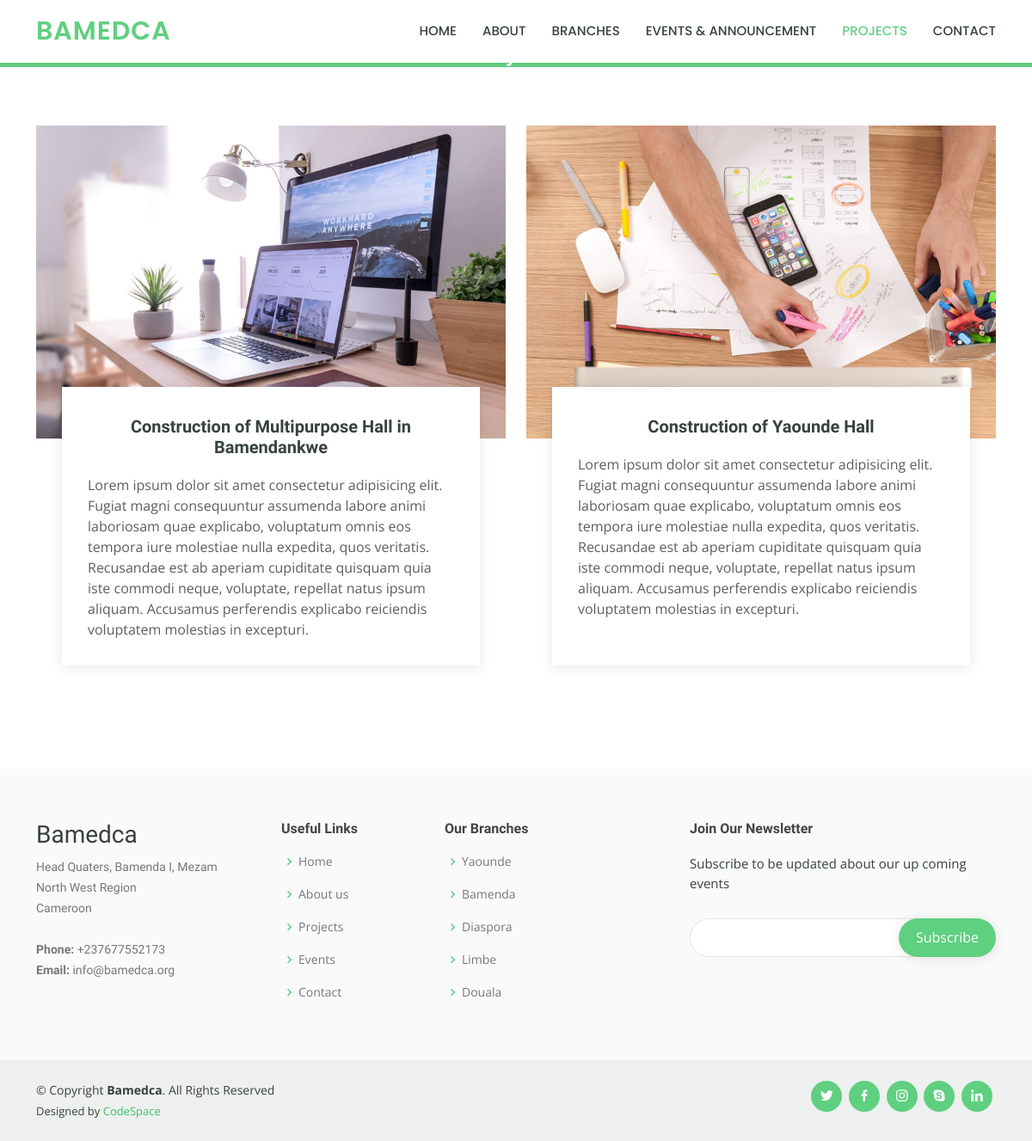
/projects/, run on the app's committed database.
### bamedcacontent/models.py (models this page shows, shortened)
class ProjectModel(models.Model):
    title = models.CharField(max_length=100)
    description = models.TextField(max_length=1000)
    paragraph1 = models.TextField(max_length=1000)
    paragraph2 = models.TextField(max_length=1000)
    paragraph3 = models.TextField(max_length=1000)
    image = models.ImageField(upload_to='projects')

class ContactModel(models.Model):
    quater = models.CharField(max_length=100, default='')
    phone = models.CharField(max_length=100, default='')
    email = models.CharField(max_length=100, default='')

### bamedcacontent/views.py (the view)
# urls.py: path('projects/', views.projects, name='projects'),
def projects(request):
    projects = ProjectModel.objects.all()
    contact=ContactModel.objects.all()
    context={
        'contact':contact,
        'projects':projects
    }
    return render(request, 'projects.html',context=context)

### templates/projects.html (shortened to what this page needs)
{% extends 'base.html' %}
{% load static %}
{% block content %}
<body>
  <header id="header" class="fixed-top">
    <div class="container d-flex align-items-center">
      <h1 class="logo me-auto"><a href="{% url 'home' %}">BAMEDCA</a></h1>
      <nav id="navbar" class="navbar order-last order-lg-0">
        <ul>
          <li><a href="{% url 'home' %}">Home</a></li>
          <li><a href="{% url 'about' %}">About</a></li>
          <li><a href="{% url 'branch' %}">Branches</a></li>
          <li><a href="{% url 'events' %}">Events & Announcement</a></li>
          <li><a class="active" href="{% url 'projects' %}">Projects</a></li>
          <li><a href="{% url 'contact' %}">Contact</a></li>
        </ul>
      </nav>
    </div>
  </header>
  <main id="main">
    <div class="breadcrumbs" data-aos="fade-in">
      <div class="container">
        <h2>Projects</h2>
      </div>
    </div>
    <section id="projects" class="projects">
      <div class="container" data-aos="fade-up">
        <div class="row">
          {% for projects in projects %}
          <div class="col-md-6 d-flex align-items-stretch">
            <div class="card">
              <div class="card-img">
                <img src="{{projects.image.url}}" alt="...">
              </div>
              <div class="card-body">
                <h5 class="card-title"><a href="{% url 'project-details' ID=projects.id %}">{{projects.title}}</a></h5>
                <p class="card-text">{{projects.description}}</p>
              </div>
            </div>
          </div>
          {% endfor %}
        </div>
      </div>
    </section>
  </main>
  {% endblock content %}

### templates/base.html (shortened to what this page needs)
{% load static %}
<!DOCTYPE html>
<html lang="en">
<head>
  <link href="{% static 'assets/vendor/animate.css/animate.min.css' %}" rel="stylesheet">
  <link href="{% static 'assets/vendor/aos/aos.css' %}" rel="stylesheet">
  <link href="{% static 'assets/vendor/bootstrap/css/bootstrap.min.css' %}" rel="stylesheet">
  <link href="{% static 'assets/vendor/bootstrap-icons/bootstrap-icons.css' %}" rel="stylesheet">
  <link href="{% static 'assets/vendor/boxicons/css/boxicons.min.css' %}" rel="stylesheet">
  <link href="{% static 'assets/vendor/remixicon/remixicon.css' %}" rel="stylesheet">
  <link href="{% static 'assets/vendor/swiper/swiper-bundle.min.css' %}" rel="stylesheet">
  <link href="{% static 'assets/css/style.css' %}" rel="stylesheet">
</head>
{% block content %}
{% endblock content %}
  <footer id="footer">
    <div class="footer-top">
      <div class="container">
        <div class="row">
          <div class="col-lg-3 col-md-6 footer-contact">
            <h3>Bamedca</h3>
            <p>
              Head Quaters, Bamenda I, Mezam <br>
              North West Region<br>
              Cameroon <br><br>
              {% for contact in contact %}
              <strong>Phone:</strong> {{contact.phone}}<br>
              <strong>Email:</strong> {{contact.email}}<br>
              {% endfor %}
            </p>
          </div>
          <div class="col-lg-2 col-md-6 footer-links">
            <h4>Useful Links</h4>
            <ul>
              <li><i class="bx bx-chevron-right"></i> <a href="{% url 'home' %}">Home</a></li>
              <li><i class="bx bx-chevron-right"></i> <a href="{% url 'about'  %}">About us</a></li>
              <li><i class="bx bx-chevron-right"></i> <a href="{% url 'projects'  %}">Projects</a></li>
              <li><i class="bx bx-chevron-right"></i> <a href="{% url 'events' %}">Events</a></li>
              <li><i class="bx bx-chevron-right"></i> <a href="{% url 'contact' %}">Contact</a></li>
            </ul>
          </div>
          <div class="col-lg-3 col-md-6 footer-links">
            <h4>Our Branches</h4>
            <ul>
              <li><i class="bx bx-chevron-right"></i> <a href="#">Yaounde</a></li>
              <li><i class="bx bx-chevron-right"></i> <a href="#">Bamenda</a></li>
              <li><i class="bx bx-chevron-right"></i> <a href="#">Diaspora</a></li>
              <li><i class="bx bx-chevron-right"></i> <a href="#">Limbe</a></li>
              <li><i class="bx bx-chevron-right"></i> <a href="#">Douala</a></li>
            </ul>
          </div>
          <div class="col-lg-4 col-md-6 footer-newsletter">
            <h4>Join Our Newsletter</h4>
            <p>Subscribe to be updated about our up coming events</p>
            <form action="" method="post">
              <input type="email" name="email"><input type="submit" value="Subscribe">
            </form>
          </div>
        </div>
      </div>
    </div>
    <div class="container d-md-flex py-4">
      <div class="me-md-auto text-center text-md-start">
        <div class="copyright">
          &copy; Copyright <strong><span>Bamedca</span></strong>. All Rights Reserved
        </div>
        <div class="credits">
          Designed by <a href="#">CodeSpace</a>
        </div>
      </div>
      <div class="social-links text-center text-md-right pt-3 pt-md-0">
        <a href="#" class="twitter"><i class="bx bxl-twitter"></i></a>
        <a href="#" class="facebook"><i class="bx bxl-facebook"></i></a>
        <a href="#" class="instagram"><i class="bx bxl-instagram"></i></a>
        <a href="#" class="google-plus"><i class="bx bxl-skype"></i></a>
        <a href="#" class="linkedin"><i class="bx bxl-linkedin"></i></a>
      </div>
    </div>
  </footer>
</body>
</html>

### static/assets/css/style.css (style rules this page uses)
body { font-family: "Open Sans", sans-serif; color: #444444; }
a { color: #5fcf80; text-decoration: none; }
h1, h2, h3, h4, h5, h6 { font-family: "Raleway", sans-serif; }
#header { background: #fff; transition: all 0.5s; z-index: 997; padding: 15px 0; box-shadow: 0px 0 18px rgba(55, 66, 59, 0.08); }
#header .logo { font-size: 30px; margin: 0; padding: 0; line-height: 1; font-weight: 600; letter-spacing: 1px; text-transform: uppercase; font-family: "Poppins", sans-serif; }
#header .logo a { color: #5fcf80; }
.navbar { padding: 0; }
.navbar ul { margin: 0; padding: 0; display: flex; list-style: none; align-items: center; }
.navbar li { position: relative; }
.navbar a, .navbar a:focus { display: flex; align-items: center; justify-content: space-between; padding: 10px 0 10px 30px; font-family: "Poppins", sans-serif; font-size: 15px; font-weight: 500; color: #37423b; white-space: nowrap; transition: 0.3s; text-transform: uppercase; text-decoration: solid; }
.navbar a:hover, .navbar .active, .navbar .active:focus, .navbar li:hover > a { color: #5fcf80; }
section { padding: 60px 0; overflow: hidden; }
.breadcrumbs { margin-top: 40px; text-align: center; background: #5fcf80; color: #fff; }
.breadcrumbs h2 { font-size: 32px; font-weight: 500; }
.projects .card { border: 0; padding: 0 30px; margin-bottom: 60px; position: relative; }
.projects .card-img { width: calc(100% + 60px); margin-left: -30px; overflow: hidden; z-index: 9; border-radius: 0; }
.projects .card-img img { max-width: 100%; transition: all 0.3s ease-in-out; }
.projects .card-body { z-index: 10; background: #fff; border-top: 4px solid #fff; padding: 30px; box-shadow: 0px 2px 15px rgba(0, 0, 0, 0.1); margin-top: -60px; transition: 0.3s; }
.projects .card-title { font-weight: 700; text-align: center; margin-bottom: 20px; }
.projects .card-title a { color: #37423b; transition: 0.3s; }
.projects .card-text { color: #5e5e5e; }
#footer { color: #37423b; font-size: 14px; background: #eef0ef; }
#footer .footer-top { padding: 60px 0 30px 0; background: #f9faf9; }
#footer .footer-top .footer-contact { margin-bottom: 30px; }
#footer .footer-top .footer-contact p { font-size: 14px; line-height: 24px; margin-bottom: 0; font-family: "Raleway", sans-serif; color: #777777; }
#footer .footer-top h4 { font-size: 16px; font-weight: bold; color: #444444; position: relative; padding-bottom: 12px; }
#footer .footer-top .footer-links { margin-bottom: 30px; }
#footer .footer-top .footer-links ul { list-style: none; padding: 0; margin: 0; }
#footer .footer-top .footer-links ul i { padding-right: 2px; color: #5fcf80; font-size: 18px; line-height: 1; }
#footer .footer-top .footer-links ul li { padding: 10px 0; display: flex; align-items: center; }
#footer .footer-top .footer-links ul li:first-child { padding-top: 0; }
#footer .footer-top .footer-links ul a { color: #777777; transition: 0.3s; display: inline-block; line-height: 1; }
#footer .footer-newsletter { font-size: 15px; }
#footer .footer-newsletter h4 { font-size: 16px; font-weight: bold; color: #444444; position: relative; padding-bottom: 12px; }
#footer .footer-newsletter form { margin-top: 30px; background: #fff; padding: 6px 10px; position: relative; border-radius: 50px; text-align: left; border: 1px solid #e0e5e2; }
#footer .footer-newsletter form input[type=email] { border: 0; padding: 4px 8px; width: calc(100% - 100px); }
#footer .footer-newsletter form input[type=submit] { position: absolute; top: -1px; right: -1px; bottom: -1px; border: 0; background: none; font-size: 16px; padding: 0 20px 2px 20px; background: #5fcf80; color: #fff; transition: 0.3s; border-radius: 50px; box-shadow: 0px 2px 15px rgba(0, 0, 0, 0.1); }
#footer .credits { padding-top: 5px; font-size: 13px; }
#footer .credits a { color: #3ac162; transition: 0.3s; }
#footer .social-links a { font-size: 18px; display: inline-block; background: #5fcf80; color: #fff; line-height: 1; padding: 8px 0; margin-right: 4px; border-radius: 50%; text-align: center; width: 36px; height: 36px; transition: 0.3s; }

### data on the page
ProjectModel: image (picture), title "Construction of Multipurpose Hall in Bamendankwe", description "Lorem ipsum dolor sit amet consectetur adipisicing elit. Fugiat magni consequuntur assumenda labore animi laboriosam quae explicabo, voluptatum omnis eos tempora iure molestiae nulla expedita, quos veritatis. Recusandae est ab aperiam cupiditate quisquam quia iste commodi neque, voluptate, repellat natus ipsum aliquam. Accusamus perferendis explicabo reiciendis voluptatem molestias in excepturi."
ProjectModel: image (picture), title "Construction of Yaounde Hall", description "Lorem ipsum dolor sit amet consectetur adipisicing elit. Fugiat magni consequuntur assumenda labore animi laboriosam quae explicabo, voluptatum omnis eos tempora iure molestiae nulla expedita, quos veritatis. Recusandae est ab aperiam cupiditate quisquam quia iste commodi neque, voluptate, repellat natus ipsum aliquam. Accusamus perferendis explicabo reiciendis voluptatem molestias in excepturi."
ContactModel: phone "+237677552173", email "info@bamedca.org"
